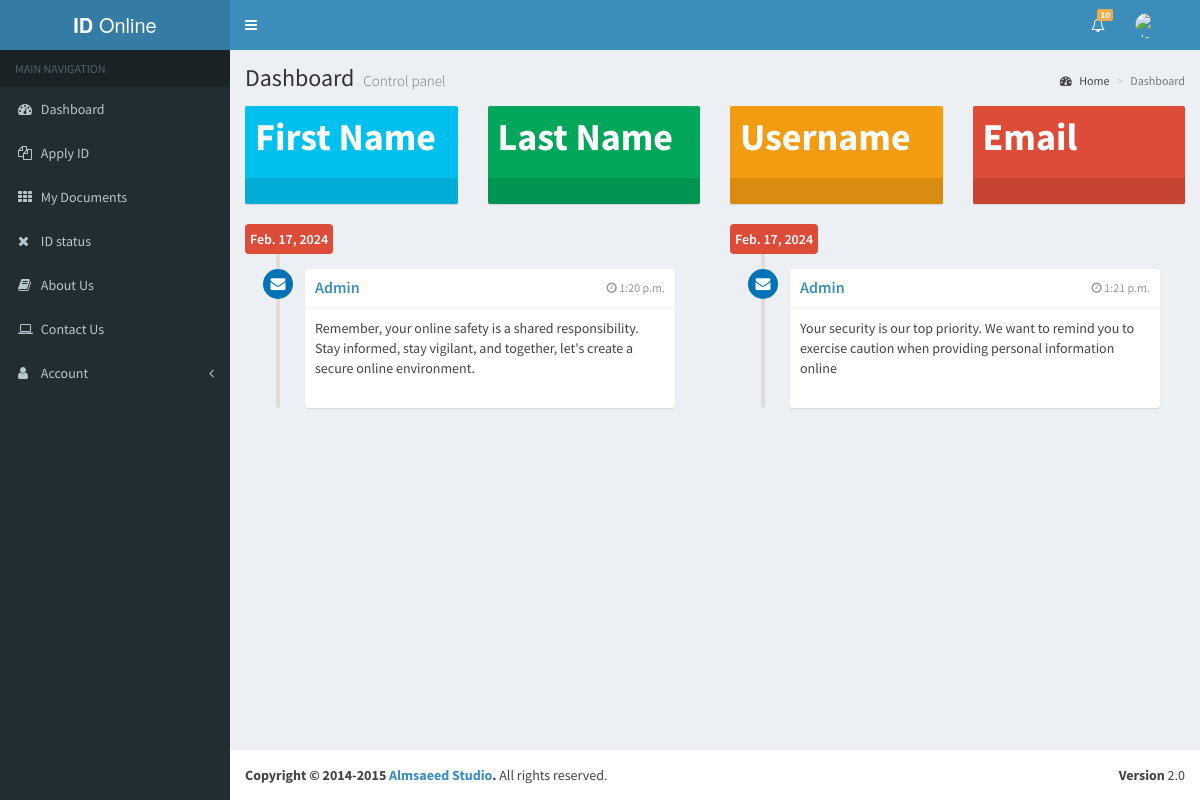
Page /index on the earlier database version.
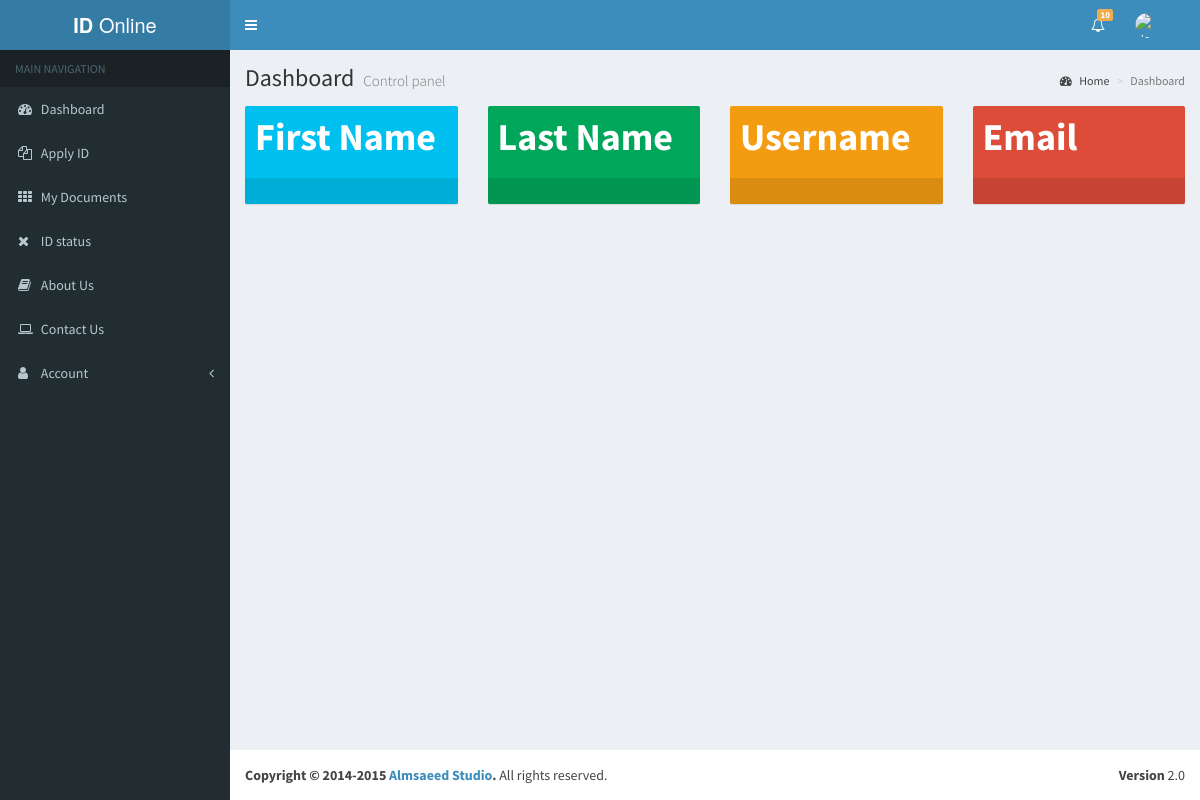
Same page on the later database version.
### app/models.py (models this page shows)
class Notification(models.Model):
    date = models.DateField(auto_now_add=True)
    time = models.TimeField(auto_now_add=True)
    sender = models.CharField(max_length=100)
    messange = models.CharField(max_length=1000)

### app/views.py (the view)
# urls.py: path('index', views.Index, name='index'),
def Index(request):
    notes = Notification.objects.all()
    context = {'notes':notes}
    return render(request, 'app/index.html', context)

### app/templates/app/index.html (shortened to what this page needs)
{% extends 'main.html' %}
{% load static %}
{% block content %}
<div class="content-wrapper">
    <section class="content-header">
        <h1>
            Dashboard
            <small>Control panel</small>
        </h1>
        <ol class="breadcrumb">
            <li><a href="#"><i class="fa fa-dashboard"></i> Home</a></li>
            <li class="active">Dashboard</li>
        </ol>
    </section>
    <section class="content">
        <div class="row">
            <div class="col-lg-3 col-xs-6">
                <div class="small-box bg-aqua">
                    <div class="inner">
                        <h3>First Name</h3>
                    </div>
                    <a href="#" class="small-box-footer"><i class="f fa-arrow-circle-right"></i></a>
                </div>
            </div>
            <div class="col-lg-3 col-xs-6">
                <div class="small-box bg-green">
                    <div class="inner">
                        <h3>Last Name</h3><sup style="font-size: 20px"></sup></h3>
                    </div>
                    <a href="#" class="small-box-footer"><i class="f fa-arrow-circle-right"></i></a>
                </div>
            </div>
            <div class="col-lg-3 col-xs-6">
                <div class="small-box bg-yellow">
                    <div class="inner">
                        <h3>Username</h3>
                    </div>
                    <a href="#" class="small-box-footer"><i class="f fa-arrow-circle-right"></i></a>
                </div>
            </div>
            <div class="col-lg-3 col-xs-6">
                <div class="small-box bg-red">
                    <div class="inner">
                        <h3>Email</h3>
                    </div>
                    <a href="#" class="small-box-footer"><i class="f fa-arrow-circle-right"></i></a>
                </div>
            </div>
        </div>
        <div class="row">
            {% for data in notes %}
            <div class="col-md-6">
                <ul class="timeline">
                    <li class="time-label">
                        <span class="bg-red">
                            {{data.date}}
                        </span>
                    </li>
                    <li>
                        <i class="fa fa-envelope bg-blue"></i>
                        <div class="timeline-item">
                            <span class="time"><i class="fa fa-clock-o"></i> {{data.time}}</span>
                            <h3 class="timeline-header"><a href="#">{{data.sender}}</a></h3>
                            <div class="timeline-body">
                                {{data.messange}}
                            </div>
                            <div class='timeline-footer'>
                            </div>
                        </div>
                    </li>
                </ul>
            </div>
            {% endfor %}
        </div>
    </section>
</div>
{% endblock content %}

### templates/main.html
{% include 'base.html' %}
{% block content %}
{% endblock content %}
<footer class="main-footer">
    <div class="pull-right hidden-xs">
        <b>Version</b> 2.0
    </div>
    <strong>Copyright &copy; 2014-2015 <a href="http://almsaeedstudio.com">Almsaeed Studio</a>.</strong> All rights
    reserved.
</footer>

### templates/base.html (shortened to what this page needs)
{% load static %}
<!DOCTYPE html>
<html>
<head>
    <link href="{% static 'bootstrap/css/bootstrap.min.css' %}" rel="stylesheet" type="text/css" />
    <link href="https://maxcdn.bootstrapcdn.com/font-awesome/4.3.0/css/font-awesome.min.css" rel="stylesheet"
        type="text/css" />
    <link href="http://code.ionicframework.com/ionicons/2.0.0/css/ionicons.min.css" rel="stylesheet" type="text/css" />
    <link href="{% static 'dist/css/AdminLTE.min.css' %}" rel="stylesheet" type="text/css" />
    <link href="{% static 'dist/css/skins/_all-skins.min.css' %}" rel="stylesheet" type="text/css" />
    <link href="{% static 'plugins/iCheck/flat/blue.css' %}" rel="stylesheet" type="text/css" />
    <link href="{% static 'plugins/morris/morris.css' %}" rel="stylesheet" type="text/css" />
    <link href="{% static 'plugins/jvectormap/jquery-jvectormap-1.2.2.css' %}" rel="stylesheet" type="text/css" />
    <link href="{% static 'plugins/datepicker/datepicker3.css' %}" rel="stylesheet" type="text/css" />
    <link href="{% static 'plugins/daterangepicker/daterangepicker-bs3.css' %}" rel="stylesheet" type="text/css" />
    <link href="{% static 'plugins/bootstrap-wysihtml5/bootstrap3-wysihtml5.min.css' %}" rel="stylesheet"
        type="text/css" />
</head>
<body class="skin-blue">
    <div class="wrapper">
        <header class="main-header">
            <a href="{% url 'index' %}" class="logo"><b>ID </b>Online</a>
            <nav class="navbar navbar-static-top" role="navigation">
                <a href="#" class="sidebar-toggle" data-toggle="offcanvas" role="button">
                </a>
                <div class="navbar-custom-menu">
                    <ul class="nav navbar-nav">
                        <li class="dropdown notifications-menu">
                            <a href="#" class="dropdown-toggle" data-toggle="dropdown">
                                <i class="fa fa-bell-o"></i>
                                <span class="label label-warning">10</span>
                            </a>
                        </li>
                        <li class="dropdown user user-menu">
                            <a href="#" class="dropdown-toggle" data-toggle="dropdown">
                                <img src="{{request.user.client.profile_picture.url}}" class="user-image" alt="User Image" />
                            </a>
                        </li>
                    </ul>
                </div>
            </nav>
        </header>
        <aside class="main-sidebar">
            <section class="sidebar">
                <ul class="sidebar-menu">
                    <li class="header">MAIN NAVIGATION</li>
                    <li class="treeview">
                        <a href="{% url 'index' %}">
                            <i class="fa fa-dashboard"></i> <span>Dashboard</span>
                        </a>
                    </li>
                    <li class="treeview">
                        <a href="{% url 'apply_id' %}">
                            <i class="fa fa-files-o"></i>
                            <span>Apply ID</span>
                        </a>
                    </li>
                    <li>
                        <a href="{% url 'my_documents' %}">
                            <i class="fa fa-th"></i> <span>My Documents</span>
                        </a>
                    </li>
                    <li class="treeview">
                        <a href="{% url 'id_status' %}">
                            <i class="fa fa-times"></i>
                            <span>ID status</span>
                        </a>
                    </li>
                    <li class="treeview">
                        <a href="{% url 'about_us' %}">
                            <i class="fa fa-book"></i>
                            <span>About Us</span>
                        </a>
                    </li>
                    <li class="treeview">
                        <a href="{% url 'contact_us' %}">
                            <i class="fa fa-laptop"></i>
                            <span>Contact Us</span>
                        </a>
                    </li>
                    <li class="treeview">
                        <a href="#">
                            <i class="fa fa-user"></i>
                            <span>Account</span>
                            <i class="fa fa-angle-left pull-right"></i>
                        </a>
                    </li>
                </ul>
            </section>
        </aside>
    </div>
</body>
</html>

Differences in the rows shown:
removed Notification: date "Feb. 17, 2024", time "1:20 p.m.", sender "Admin", messange "Remember, your online safety is a shared responsibility. Stay informed, stay vigilant, and together, let's create a secure online environment."
removed Notification: date "Feb. 17, 2024", time "1:21 p.m.", sender "Admin", messange "Your security is our top priority. We want to remind you to exercise caution when providing personal information online"
